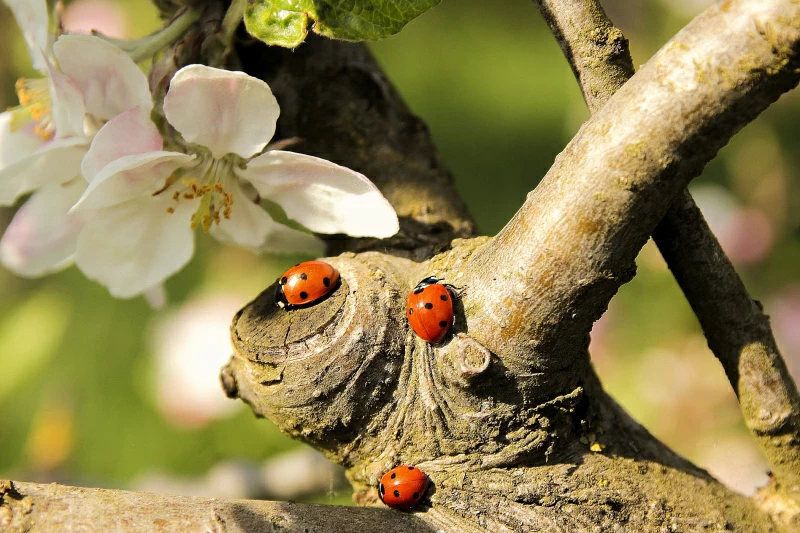
#> input picture Mk/Zad2/14.webp, 800 x 533 px
$ python Zad2.py
#> lines starting #> are read from the running program, lines starting #| are printed output that depends on the picture
import numpy as np
import matplotlib.pyplot as plt
import cv2
image = cv2.imread('14.webp')
#> image is the input picture: shape (533, 800, 3); mean B, G, R 81.6, 130.7, 144.4

U_row, S_row, Vt_row = np.linalg.svd(image, full_matrices=False)
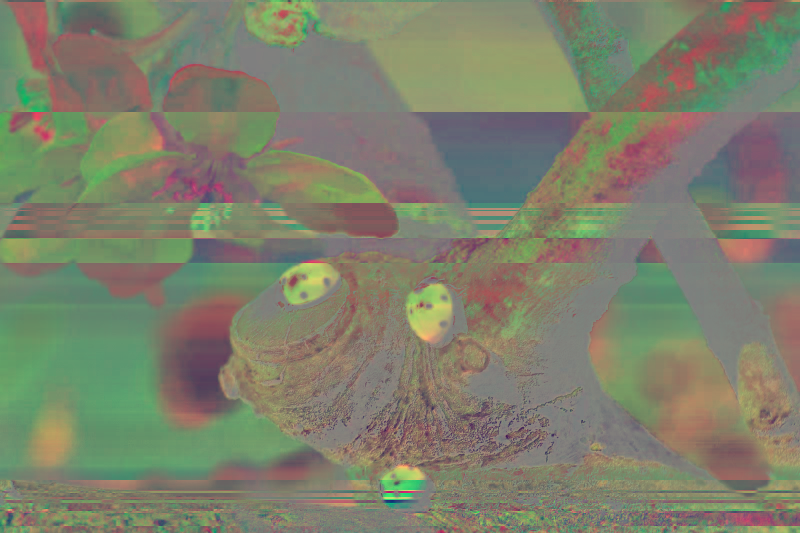
#> U_row: shape (533, 800, 3) float64; mean B, G, R -0.0316, 0.00283, -0.0014; drawn with min black and max white
#> S_row = 533 rows, first 8: [6177.5, 797.7, 210.6], [6193.7, 799.8, 207.5], [6233.6, 807.6, 208.3], [6271, 813.1, 211.2], [6319.7, 834.9, 219.7], [6346.5, 861.2, 224.5], [6423.1, 874.2, 233], [6434, 879.6, 234.1]
U_col, S_col, Vt_col = np.linalg.svd(image.T, full_matrices=False)


U_row_flat = U_row.reshape(-1, U_row.shape[-1])
U_col_flat = U_col.reshape(-1, U_col.shape[-1])
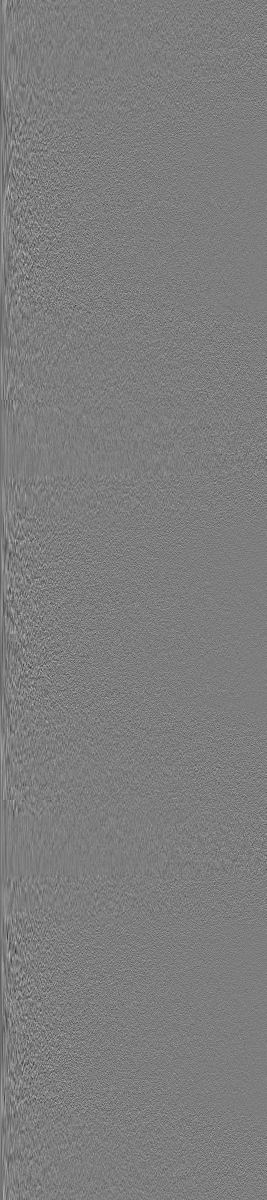
#> U_col_flat: shape (2400, 533) float64 (shown at 1/2 size); min -0.211, max 0.217, mean -6.68e-05; drawn with min black and max white

corr_matrix_row = np.corrcoef(U_row_flat, rowvar=False)
#> corr_matrix_row = [[1, 0.161, -0.0791], [0.161, 1, 0.00317], [-0.0791, 0.00317, 1]]
corr_matrix_col = np.corrcoef(U_col_flat, rowvar=False)
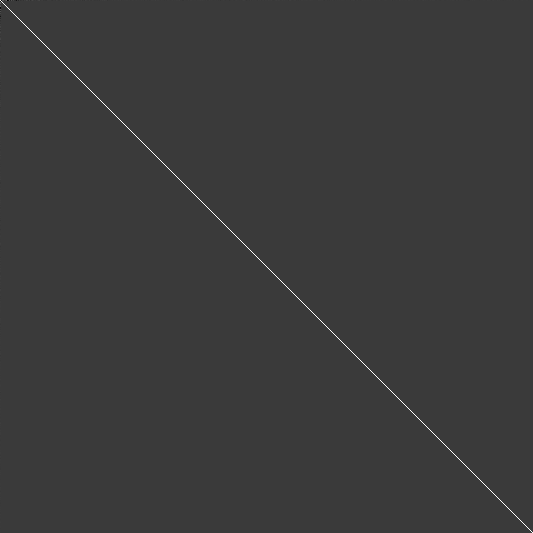
#> corr_matrix_col: shape (533, 533) float64; min -0.3, max 1, mean 0.00188; drawn with min black and max white

plt.figure(figsize=(10, 5))

plt.subplot(1, 2, 1)
plt.title('wiersze')
plt.imshow(corr_matrix_row, cmap='viridis', aspect='auto')
plt.colorbar()

plt.subplot(1, 2, 2)
plt.title('kolumny')
plt.imshow(corr_matrix_col, cmap='viridis', aspect='auto')
plt.colorbar()

plt.tight_layout()
plt.show()
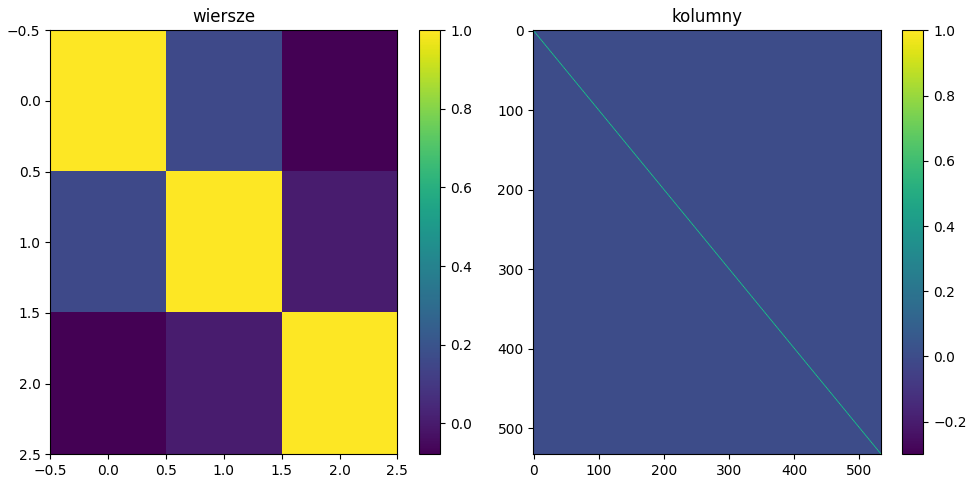
#> figure drawn by matplotlib, 4 panels
